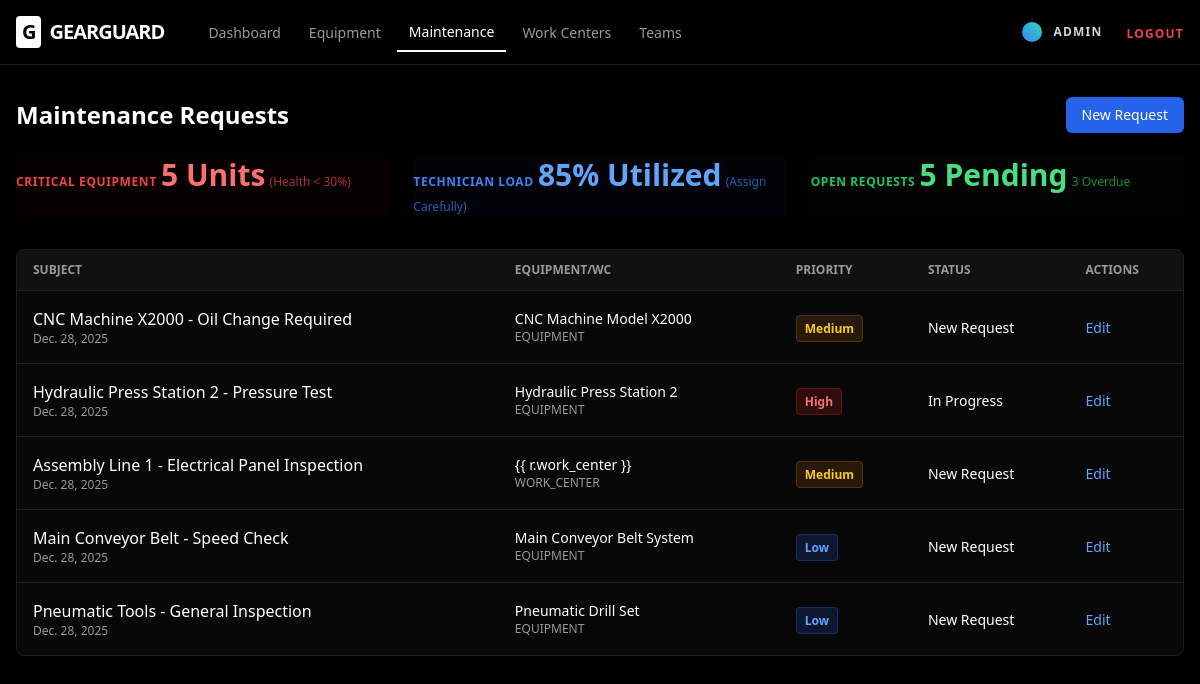
The app's page /maintenance/ (signed in) with its own data.
### maintenance/models.py (models this page shows, shortened)
class MaintenanceRequest(models.Model):
    MAINTENANCE_FOR_CHOICES = [
        ('equipment', 'Equipment'),
        ('work_center', 'Work Center'),
    ]
    PRIORITY_CHOICES = [
        (1, 'Low'),
        (2, 'Medium'),
        (3, 'High'),
    ]
    TYPE_CHOICES = [
        ('corrective', 'Corrective'),
        ('preventive', 'Preventive'),
    ]
    STAGE_CHOICES = [
        ('new', 'New Request'),
        ('in_progress', 'In Progress'),
        ('repaired', 'Repaired'),
        ('scrapped', 'Scrapped'),
    ]
    subject = models.CharField(max_length=200)
    maintenance_for = models.CharField(max_length=20, choices=MAINTENANCE_FOR_CHOICES, default='equipment')
    equipment = models.ForeignKey('equipment.Equipment', null=True, blank=True, on_delete=models.SET_NULL)
    work_center = models.ForeignKey('teams.WorkCenter', null=True, blank=True, on_delete=models.SET_NULL)
    created_by = models.ForeignKey(User, related_name='created_requests', on_delete=models.SET_NULL, null=True)
    technician = models.ForeignKey(User, related_name='assigned_tasks', on_delete=models.SET_NULL, null=True, blank=True)
    team = models.ForeignKey('teams.Team', on_delete=models.SET_NULL, null=True, blank=True)
    request_date = models.DateField(auto_now_add=True)
    scheduled_date = models.DateTimeField(null=True, blank=True)
    duration = models.DurationField(null=True, blank=True)
    maintenance_type = models.CharField(max_length=20, choices=TYPE_CHOICES, default='corrective')
    priority = models.IntegerField(choices=PRIORITY_CHOICES, default=2)
    stage = models.CharField(max_length=20, choices=STAGE_CHOICES, default='new')
    notes = models.TextField(blank=True)
    instructions = models.TextField(blank=True)

### equipment/models.py (models this page shows)
class Equipment(models.Model):
    name = models.CharField(max_length=200)
    category = models.ForeignKey(EquipmentCategory, on_delete=models.SET_NULL, null=True, blank=True)
    serial_number = models.CharField(max_length=200, blank=True)
    description = models.TextField(blank=True)
    company = models.CharField(max_length=200, blank=True, null=True)
    employee = models.ForeignKey(User, related_name='used_equipment', on_delete=models.SET_NULL, null=True, blank=True)
    maintenance_team = models.ForeignKey('teams.Team', on_delete=models.SET_NULL, null=True, blank=True)
    work_center = models.ForeignKey('teams.WorkCenter', on_delete=models.SET_NULL, null=True, blank=True)
    assigned_date = models.DateField(null=True, blank=True)
    scrap_date = models.DateField(null=True, blank=True)
    created_at = models.DateTimeField(auto_now_add=True)
    STATUS_CHOICES = [
        ('active', 'Active'),
        ('under_maintenance', 'Under Maintenance'),
        ('scrapped', 'Scrapped'),
    ]
    status = models.CharField(max_length=20, choices=STATUS_CHOICES, default='active')
    def __str__(self):
        return self.name

### maintenance/views.py (the view)
# urls.py: path('', views.maintenance_list, name='maintenance_list'),
@login_required
def maintenance_list(request):
    items = MaintenanceRequest.objects.all().order_by('-request_date')
    return render(request, 'maintenance/list_fixed.html', {'requests': items})

### templates/maintenance/list_fixed.html
{% extends "base.html" %}
{% block content %}
<div class="flex justify-between items-center mb-6">
    <h2 class="text-2xl font-bold">Maintenance Requests</h2>
    <a href="{% url 'maintenance_create' %}"
        class="bg-blue-600 hover:bg-blue-700 text-white px-4 py-2 rounded-md text-sm font-medium">
        New Request
    </a>
</div>
<div class="grid grid-cols-1 md:grid-cols-3 gap-6 mb-8">
    <div class="stat-card border-red-900/50 bg-red-950/10">
        <span class="text-xs uppercase tracking-wider text-red-500 font-bold">Critical Equipment</span>
        <span class="text-3xl font-bold text-red-400">5 Units</span>
        <span class="text-xs text-red-500/70">(Health < 30%)</span>
    </div>
    <div class="stat-card border-blue-900/50 bg-blue-950/10">
        <span class="text-xs uppercase tracking-wider text-blue-500 font-bold">Technician Load</span>
        <span class="text-3xl font-bold text-blue-400">85% Utilized</span>
        <span class="text-xs text-blue-500/70">(Assign Carefully)</span>
    </div>
    <div class="stat-card border-green-900/50 bg-green-950/10">
        <span class="text-xs uppercase tracking-wider text-green-500 font-bold">Open Requests</span>
        <span class="text-3xl font-bold text-green-400">{{ requests.count }} Pending</span>
        <span class="text-xs text-green-500/70">3 Overdue</span>
    </div>
</div>
<div class="bg-card border border-border rounded-lg overflow-hidden">
    <table class="w-full text-left">
        <thead class="bg-muted/50 border-b border-border">
            <tr>
                <th class="px-4 py-3 text-xs font-bold uppercase text-muted-foreground">Subject</th>
                <th class="px-4 py-3 text-xs font-bold uppercase text-muted-foreground">Equipment/WC</th>
                <th class="px-4 py-3 text-xs font-bold uppercase text-muted-foreground">Priority</th>
                <th class="px-4 py-3 text-xs font-bold uppercase text-muted-foreground">Status</th>
                <th class="px-4 py-3 text-xs font-bold uppercase text-muted-foreground">Actions</th>
            </tr>
        </thead>
        <tbody class="divide-y divide-border">
            {% for r in requests %}
            <tr class="hover:bg-accent/50 transition-colors">
                <td class="px-4 py-4">
                    <div class="font-medium">{{ r.subject }}</div>
                    <div class="text-xs text-muted-foreground">{{ r.request_date }}</div>
                </td>
                <td class="px-4 py-4">
                    <div class="text-sm">{% if r.maintenance_for == 'equipment' %}{{ r.equipment }}{% else %}{{
                        r.work_center }}{% endif %}</div>
                    <div class="text-xs text-muted-foreground uppercase">{{ r.maintenance_for }}</div>
                </td>
                <td class="px-4 py-4">
                    <span class="px-2 py-1 rounded text-xs font-bold
            {% if r.priority == 3 %}bg-red-900/30 text-red-400 border border-red-800/50
            {% elif r.priority == 2 %}bg-yellow-900/30 text-yellow-400 border border-yellow-800/50
            {% else %}bg-blue-900/30 text-blue-400 border border-blue-800/50{% endif %}">
                        {{ r.get_priority_display }}
                    </span>
                </td>
                <td class="px-4 py-4">
                    <span class="text-sm">{{ r.get_stage_display }}</span>
                </td>
                <td class="px-4 py-4">
                    <a href="{% url 'maintenance_edit' r.pk %}"
                        class="text-blue-400 hover:text-blue-300 text-sm">Edit</a>
                </td>
            </tr>
            {% empty %}
            <tr>
                <td colspan="5" class="px-4 py-8 text-center text-muted-foreground">
                    No maintenance requests found.
                </td>
            </tr>
            {% endfor %}
        </tbody>
    </table>
</div>
{% endblock %}

### templates/base.html (shortened to what this page needs)
{% load static %}
<!doctype html>
<html lang="en">
<head>
  <script src="https://cdn.tailwindcss.com"></script>
</head>
<body class="bg-black text-white selection:bg-blue-500/30">
  <header class="app-header">
    <div class="max-w-7xl mx-auto px-4 h-16 flex items-center justify-between">
      <div class="flex items-center gap-8 h-16">
        <h1 class="text-xl font-black tracking-tighter flex items-center gap-2">
          <span class="bg-white text-black px-1.5 py-0.5 rounded">G</span>
          GEARGUARD
        </h1>
        {% if user.is_authenticated %}
        <nav class="hidden md:flex items-center gap-1 h-16">
          <a href="/" class="nav-link {% if request.path == '/' %}active{% endif %}">Dashboard</a>
          <a href="/equipment/" class="nav-link {% if '/equipment/' in request.path %}active{% endif %}">Equipment</a>
          <a href="/maintenance/" class="nav-link {% if '/maintenance/' in request.path %}active{% endif %}">
            Maintenance
          </a>
          <a href="{% url 'teams:workcenter_list' %}"
            class="nav-link {% if '/teams/workcenters/' in request.path %}active{% endif %}">
            Work Centers
          </a>
          <a href="{% url 'teams:team_list' %}"
            class="nav-link {% if '/teams/' in request.path and '/workcenters/' not in request.path %}active{% endif %}">
            Teams
          </a>
        </nav>
        {% endif %}
      </div>
      <div class="flex items-center gap-6 h-16">
        {% if user.is_authenticated %}
        <div class="flex items-center gap-3">
          <div class="w-5 h-5 bg-gradient-to-tr from-blue-500 to-teal-400 rounded-full"></div>
          <a href="{% url 'accounts:profile' %}"
            class="text-xs font-bold text-slate-300 uppercase tracking-widest hover:text-white">
            {{ user.username }}
          </a>
        </div>
        <form method="post" action="{% url 'accounts:logout' %}">
          <button type="submit" class="text-xs font-bold text-red-500 uppercase tracking-widest hover:text-red-400">
            Logout
          </button>
        </form>
        {% endif %}
      </div>
    </div>
  </header>
  <main class="max-w-7xl mx-auto px-4 py-8">
    {% block content %}{% endblock %}
  </main>
</body>
</html>

### templates/base.html (style rules this page uses)
.app-header { border-bottom: 1px solid hsl(0, 0%, 12%); background: rgba(0, 0, 0, 0.6); backdrop-filter: blur(12px); position: sticky; top: 0; z-index: 50; }
.nav-link { font-size: 0.875rem; font-weight: 500; color: hsl(0, 0%, 60%); padding: 0.5rem 0.75rem; transition: color 0.2s; }
.nav-link.active { color: white; border-bottom: 2px solid white; }

### records on screen
MaintenanceRequest: subject "CNC Machine X2000 - Oil Change Required", request_date "Dec. 28, 2025", equipment "CNC Machine Model X2000", maintenance_for "EQUIPMENT", priority "Medium", stage "New Request"
MaintenanceRequest: subject "Hydraulic Press Station 2 - Pressure Test", request_date "Dec. 28, 2025", equipment "Hydraulic Press Station 2", maintenance_for "EQUIPMENT", priority "High", stage "In Progress"
MaintenanceRequest: subject "Assembly Line 1 - Electrical Panel Inspection", request_date "Dec. 28, 2025", shows "{{ r.work_center }}", maintenance_for "WORK_CENTER", priority "Medium", stage "New Request"
MaintenanceRequest: subject "Main Conveyor Belt - Speed Check", request_date "Dec. 28, 2025", equipment "Main Conveyor Belt System", maintenance_for "EQUIPMENT", priority "Low", stage "New Request"
MaintenanceRequest: subject "Pneumatic Tools - General Inspection", request_date "Dec. 28, 2025", equipment "Pneumatic Drill Set", maintenance_for "EQUIPMENT", priority "Low", stage "New Request"

### other values on screen
{{ user.username }} "ADMIN"
{{ requests.count }} "5"
